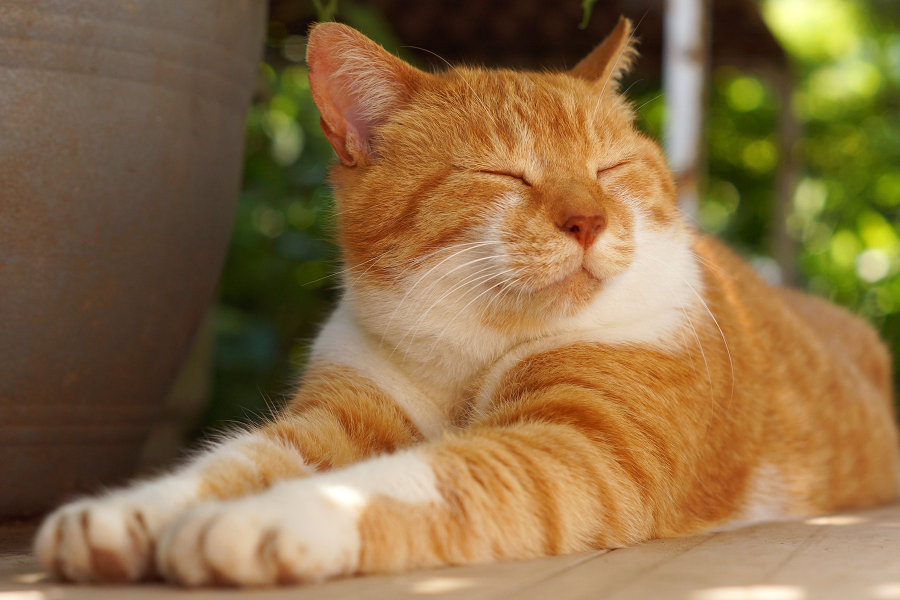
#> input picture Computer Vision/images/cat1.jpg, 1800 x 1200 px (shown at 1/2 size)
$ python basic.py
#> lines starting #> are read from the running program, lines starting #| are printed output that depends on the picture; after the words box and inside, x2 and y2 are one past the last pixel; in counts of white or black regions, pixels touching at a corner belong together
import cv2 as cv

def resize(frame,scale):
#> called with scale = 25
    scale=(scale/100)
#> scale = 0.25
    width = int(frame.shape[1]*scale)
#> width = 450
    height = int(frame.shape[0]*scale)
#> height = 300

    dimensions = (width,height)
#> dimensions = (450, 300)

    return cv.resize(frame,dimensions,interpolation=cv.INTER_AREA)
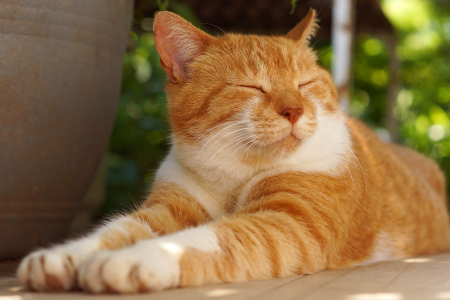
#> returned value: shape (300, 450, 3); mean of channels 0, 1, 2 69.4, 110.1, 139.4; drawn as B, G, R

img = resize(cv.imread('images/cat1.jpg'),25)

cv.imshow('Cat',img)


gray = cv.cvtColor(img,cv.COLOR_BGR2GRAY)
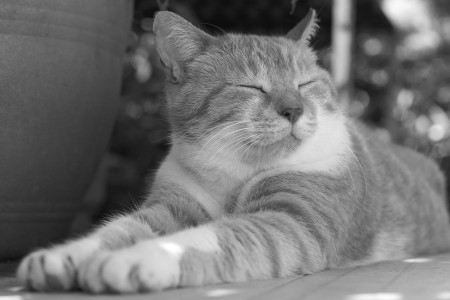
#> gray: shape (300, 450); min 11, max 255, mean 114.2
cv.imshow('Grayed',gray)

blur = cv.GaussianBlur(img,(7,7),cv.BORDER_DEFAULT)
cv.imshow('Blur',blur)

canny = cv.Canny(img,125,175)
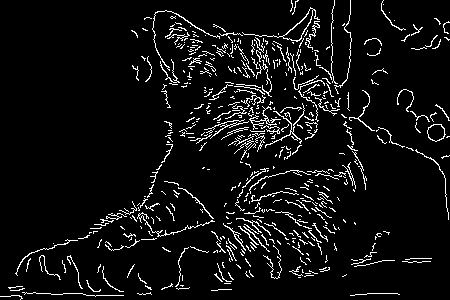
#> canny: shape (300, 450); 6.4% white in thin lines or dots
cv.imshow('Canny',canny)

cv.waitKey(0)

$ run again, with Computer Vision/images/cat2.jpg copied over Computer Vision/images/cat1.jpg
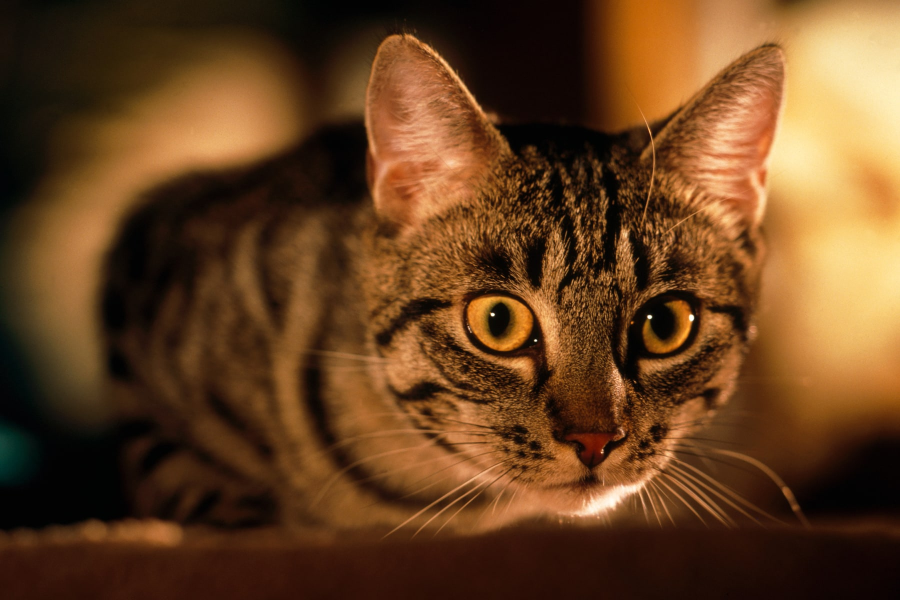
#> input picture Computer Vision/images/cat2.jpg, 1800 x 1200 px (shown at 1/2 size)
#> scale = 0.25
#> width = 450
#> height = 300
#> dimensions = (450, 300)
#> `gray = cv.cvtColor(img,cv.COLOR_BGR2GRAY)`:
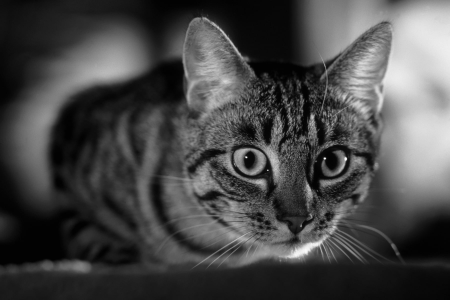
#> gray: shape (300, 450); min 1, max 253, mean 71.9
#> `canny = cv.Canny(img,125,175)`:
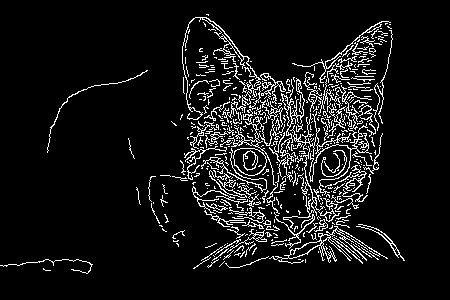
#> canny: shape (300, 450); 8.3% white in thin lines or dots, all inside (x1, y1, x2, y2) = (0, 14, 405, 274)
